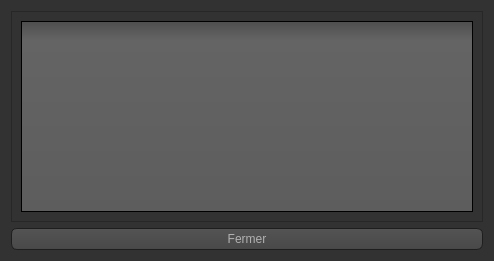
<?xml version="1.0" encoding="UTF-8"?>
<ui version="4.0">
 <class>HistoriqueScore</class>
 <widget class="QDialog" name="HistoriqueScore">
  <property name="geometry">
   <rect>
    <x>0</x>
    <y>0</y>
    <width>494</width>
    <height>261</height>
   </rect>
  </property>
  <property name="windowTitle">
   <string>Dialog</string>
  </property>
  <property name="styleSheet">
   <string notr="true">QToolTip
{
     border: 1px solid black;
     background-color: #ffa02f;
     padding: 1px;
     border-radius: 3px;
     opacity: 100;
}

QWidget
{
    color: #b1b1b1;
    background-color: #323232;
}

QWidget:item:hover
{
    background-color: QLinearGradient( x1: 0, y1: 0, x2: 0, y2: 1, stop: 0 #ffa02f, stop: 1 #ca0619);
    color: #000000;
}

QWidget:item:selected
{
    background-color: QLinearGradient( x1: 0, y1: 0, x2: 0, y2: 1, stop: 0 #ffa02f, stop: 1 #d7801a);
}

QMenuBar::item
{
    background: transparent;
}

QMenuBar::item:selected
{
    background: transparent;
    border: 1px solid #ffaa00;
}

QMenuBar::item:pressed
{
    background: #444;
    border: 1px solid #000;
    background-color: QLinearGradient(
        x1:0, y1:0,
        x2:0, y2:1,
        stop:1 #212121,
        stop:0.4 #343434/*,
        stop:0.2 #343434,
        stop:0.1 #ffaa00*/
    );
    margin-bottom:-1px;
    padding-bottom:1px;
}

QMenu
{
    border: 1px solid #000;
}

QMenu::item
{
    padding: 2px 20px 2px 20px;
}

QMenu::item:selected
{
    color: #000000;
}

QWidget:disabled
{
    color: #404040;
    background-color: #323232;
}

QAbstractItemView
{
    background-color: QLinearGradient( x1: 0, y1: 0, x2: 0, y2: 1, stop: 0 #4d4d4d, stop: 0.1 #646464, stop: 1 #5d5d5d);
}

QWidget:focus
{
    /*border: 2px solid QLinearGradient( x1: 0, y1: 0, x2: 0, y2: 1, stop: 0 #ffa02f, stop: 1 #d7801a);*/
}

QLineEdit
{
    background-color: QLinearGradient( x1: 0, y1: 0, x2: 0, y2: 1, stop: 0 #4d4d4d, stop: 0 #646464, stop: 1 #5d5d5d);
    padding: 1px;
    border-style: solid;
    border: 1px solid #1e1e1e;
    border-radius: 5;
}

QPushButton
{
    color: #b1b1b1;
    background-color: QLinearGradient( x1: 0, y1: 0, x2: 0, y2: 1, stop: 0 #565656, stop: 0.1 #525252, stop: 0.5 #4e4e4e, stop: 0.9 #4a4a4a, stop: 1 #464646);
    border-width: 1px;
    border-color: #1e1e1e;
    border-style: solid;
    border-radius: 6;
    padding: 3px;
    font-size: 12px;
    padding-left: 5px;
    padding-right: 5px;
}

QPushButton:pressed
{
    background-color: QLinearGradient( x1: 0, y1: 0, x2: 0, y2: 1, stop: 0 #2d2d2d, stop: 0.1 #2b2b2b, stop: 0.5 #292929, stop: 0.9 #282828, stop: 1 #252525);
}

QComboBox
{
    selection-background-color: #ffaa00;
    background-color: QLinearGradient( x1: 0, y1: 0, x2: 0, y2: 1, stop: 0 #565656, stop: 0.1 #525252, stop: 0.5 #4e4e4e, stop: 0.9 #4a4a4a, stop: 1 #464646);
    border-style: solid;
    border: 1px solid #1e1e1e;
    border-radius: 5;
}

QComboBox:hover,QPushButton:hover
{
    border: 2px solid QLinearGradient( x1: 0, y1: 0, x2: 0, y2: 1, stop: 0 #ffa02f, stop: 1 #d7801a);
}


QComboBox:on
{
    padding-top: 3px;
    padding-left: 4px;
    background-color: QLinearGradient( x1: 0, y1: 0, x2: 0, y2: 1, stop: 0 #2d2d2d, stop: 0.1 #2b2b2b, stop: 0.5 #292929, stop: 0.9 #282828, stop: 1 #252525);
    selection-background-color: #ffaa00;
}

QComboBox QAbstractItemView
{
    border: 2px solid darkgray;
    selection-background-color: QLinearGradient( x1: 0, y1: 0, x2: 0, y2: 1, stop: 0 #ffa02f, stop: 1 #d7801a);
}

QComboBox::drop-down
{
     subcontrol-origin: padding;
     subcontrol-position: top right;
     width: 15px;

     border-left-width: 0px;
     border-left-color: darkgray;
     border-left-style: solid; /* just a single line */
     border-top-right-radius: 3px; /* same radius as the QComboBox */
     border-bottom-right-radius: 3px;
 }

QComboBox::down-arrow
{
     image: url(:/down_arrow.png);
}

QGroupBox:focus
{
border: 2px solid QLinearGradient( x1: 0, y1: 0, x2: 0, y2: 1, stop: 0 #ffa02f, stop: 1 #d7801a);
}

QTextEdit:focus
{
    border: 2px solid QLinearGradient( x1: 0, y1: 0, x2: 0, y2: 1, stop: 0 #ffa02f, stop: 1 #d7801a);
}

QScrollBar:horizontal {
     border: 1px solid #222222;
     background: QLinearGradient( x1: 0, y1: 0, x2: 0, y2: 1, stop: 0.0 #121212, stop: 0.2 #282828, stop: 1 #484848);
     height: 7px;
     margin: 0px 16px 0 16px;
}

QScrollBar::handle:horizontal
{
      background: QLinearGradient( x1: 0, y1: 0, x2: 1, y2: 0, stop: 0 #ffa02f, stop: 0.5 #d7801a, stop: 1 #ffa02f);
      min-height: 20px;
      border-radius: 2px;
}

QScrollBar::add-line:horizontal {
      border: 1px solid #1b1b19;
      border-radius: 2px;
      background: QLinearGradient( x1: 0, y1: 0, x2: 1, y2: 0, stop: 0 #ffa02f, stop: 1 #d7801a);
      width: 14px;
      subcontrol-position: right;
      subcontrol-origin: margin;
}

QScrollBar::sub-line:horizontal {
      border: 1px solid #1b1b19;
      border-radius: 2px;
      background: QLinearGradient( x1: 0, y1: 0, x2: 1, y2: 0, stop: 0 #ffa02f, stop: 1 #d7801a);
      width: 14px;
     subcontrol-position: left;
     subcontrol-origin: margin;
}

QScrollBar::right-arrow:horizontal, QScrollBar::left-arrow:horizontal
{
      border: 1px solid black;
      width: 1px;
      height: 1px;
      background: white;
}

QScrollBar::add-page:horizontal, QScrollBar::sub-page:horizontal
{
      background: none;
}

QScrollBar:vertical
{
      background: QLinearGradient( x1: 0, y1: 0, x2: 1, y2: 0, stop: 0.0 #121212, stop: 0.2 #282828, stop: 1 #484848);
      width: 7px;
      margin: 16px 0 16px 0;
      border: 1px solid #222222;
}

QScrollBar::handle:vertical
{
      background: QLinearGradient( x1: 0, y1: 0, x2: 0, y2: 1, stop: 0 #ffa02f, stop: 0.5 #d7801a, stop: 1 #ffa02f);
      min-height: 20px;
      border-radius: 2px;
}

QScrollBar::add-line:vertical
{
      border: 1px solid #1b1b19;
      border-radius: 2px;
      background: QLinearGradient( x1: 0, y1: 0, x2: 0, y2: 1, stop: 0 #ffa02f, stop: 1 #d7801a);
      height: 14px;
      subcontrol-position: bottom;
      subcontrol-origin: margin;
}

QScrollBar::sub-line:vertical
{
      border: 1px solid #1b1b19;
      border-radius: 2px;
      background: QLinearGradient( x1: 0, y1: 0, x2: 0, y2: 1, stop: 0 #d7801a, stop: 1 #ffa02f);
      height: 14px;
      subcontrol-position: top;
      subcontrol-origin: margin;
}

QScrollBar::up-arrow:vertical, QScrollBar::down-arrow:vertical
{
      border: 1px solid black;
      width: 1px;
      height: 1px;
      background: white;
}


QScrollBar::add-page:vertical, QScrollBar::sub-page:vertical
{
      background: none;
}

QTextEdit
{
    background-color: #242424;
}

QPlainTextEdit
{
    background-color: #242424;
}

QHeaderView::section
{
    background-color: QLinearGradient(x1:0, y1:0, x2:0, y2:1, stop:0 #616161, stop: 0.5 #505050, stop: 0.6 #434343, stop:1 #656565);
    color: white;
    padding-left: 4px;
    border: 1px solid #6c6c6c;
}

QCheckBox:disabled
{
color: #414141;
}

QDockWidget::title
{
    text-align: center;
    spacing: 3px; /* spacing between items in the tool bar */
    background-color: QLinearGradient(x1:0, y1:0, x2:0, y2:1, stop:0 #323232, stop: 0.5 #242424, stop:1 #323232);
}

QDockWidget::close-button, QDockWidget::float-button
{
    text-align: center;
    spacing: 1px; /* spacing between items in the tool bar */
    background-color: QLinearGradient(x1:0, y1:0, x2:0, y2:1, stop:0 #323232, stop: 0.5 #242424, stop:1 #323232);
}

QDockWidget::close-button:hover, QDockWidget::float-button:hover
{
    background: #242424;
}

QDockWidget::close-button:pressed, QDockWidget::float-button:pressed
{
    padding: 1px -1px -1px 1px;
}

QMainWindow::separator
{
    background-color: QLinearGradient(x1:0, y1:0, x2:0, y2:1, stop:0 #161616, stop: 0.5 #151515, stop: 0.6 #212121, stop:1 #343434);
    color: white;
    padding-left: 4px;
    border: 1px solid #4c4c4c;
    spacing: 3px; /* spacing between items in the tool bar */
}

QMainWindow::separator:hover
{

    background-color: QLinearGradient(x1:0, y1:0, x2:0, y2:1, stop:0 #d7801a, stop:0.5 #b56c17 stop:1 #ffa02f);
    color: white;
    padding-left: 4px;
    border: 1px solid #6c6c6c;
    spacing: 3px; /* spacing between items in the tool bar */
}

QToolBar::handle
{
     spacing: 3px; /* spacing between items in the tool bar */
     background: url(:/images/handle.png);
}

QMenu::separator
{
    height: 2px;
    background-color: QLinearGradient(x1:0, y1:0, x2:0, y2:1, stop:0 #161616, stop: 0.5 #151515, stop: 0.6 #212121, stop:1 #343434);
    color: white;
    padding-left: 4px;
    margin-left: 10px;
    margin-right: 5px;
}

QProgressBar
{
    border: 2px solid grey;
    border-radius: 5px;
    text-align: center;
}

QProgressBar::chunk
{
    background-color: #d7801a;
    width: 2.15px;
    margin: 0.5px;
}

QTabBar::tab {
    color: #b1b1b1;
    border: 1px solid #444;
    border-bottom-style: none;
    background-color: #323232;
    padding-left: 10px;
    padding-right: 10px;
    padding-top: 3px;
    padding-bottom: 2px;
    margin-right: -1px;
}

QTabWidget::pane {
    border: 1px solid #444;
    top: 1px;
}

QTabBar::tab:last
{
    margin-right: 0; /* the last selected tab has nothing to overlap with on the right */
    border-top-right-radius: 3px;
}

QTabBar::tab:first:!selected
{
 margin-left: 0px; /* the last selected tab has nothing to overlap with on the right */


    border-top-left-radius: 3px;
}

QTabBar::tab:!selected
{
    color: #b1b1b1;
    border-bottom-style: solid;
    margin-top: 3px;
    background-color: QLinearGradient(x1:0, y1:0, x2:0, y2:1, stop:1 #212121, stop:.4 #343434);
}

QTabBar::tab:selected
{
    border-top-left-radius: 3px;
    border-top-right-radius: 3px;
    margin-bottom: 0px;
}

QTabBar::tab:!selected:hover
{
    /*border-top: 2px solid #ffaa00;
    padding-bottom: 3px;*/
    border-top-left-radius: 3px;
    border-top-right-radius: 3px;
    background-color: QLinearGradient(x1:0, y1:0, x2:0, y2:1, stop:1 #212121, stop:0.4 #343434, stop:0.2 #343434, stop:0.1 #ffaa00);
}

QRadioButton::indicator:checked, QRadioButton::indicator:unchecked{
    color: #b1b1b1;
    background-color: #323232;
    border: 1px solid #b1b1b1;
    border-radius: 6px;
}

QRadioButton::indicator:checked
{
    background-color: qradialgradient(
        cx: 0.5, cy: 0.5,
        fx: 0.5, fy: 0.5,
        radius: 1.0,
        stop: 0.25 #ffaa00,
        stop: 0.3 #323232
    );
}

QCheckBox::indicator{
    color: #b1b1b1;
    background-color: #323232;
    border: 1px solid #b1b1b1;
    width: 9px;
    height: 9px;
}

QRadioButton::indicator
{
    border-radius: 6px;
}

QRadioButton::indicator:hover, QCheckBox::indicator:hover
{
    border: 1px solid #ffaa00;
}

QCheckBox::indicator:checked
{
    background-color: #ffaa00;
}

QCheckBox::indicator:disabled, QRadioButton::indicator:disabled
{
    border: 1px solid #444;
}</string>
  </property>
  <layout class="QVBoxLayout" name="verticalLayout_2">
   <item>
    <widget class="QScrollArea" name="scrollArea">
     <property name="widgetResizable">
      <bool>true</bool>
     </property>
     <widget class="QWidget" name="scrollAreaWidgetContents">
      <property name="geometry">
       <rect>
        <x>0</x>
        <y>0</y>
        <width>474</width>
        <height>213</height>
       </rect>
      </property>
      <layout class="QVBoxLayout" name="verticalLayout">
       <item>
        <widget class="QListWidget" name="listeScores"/>
       </item>
      </layout>
     </widget>
    </widget>
   </item>
   <item>
    <widget class="QPushButton" name="fermer">
     <property name="text">
      <string>Fermer</string>
     </property>
    </widget>
   </item>
  </layout>
 </widget>
 <resources/>
 <connections/>
</ui>
